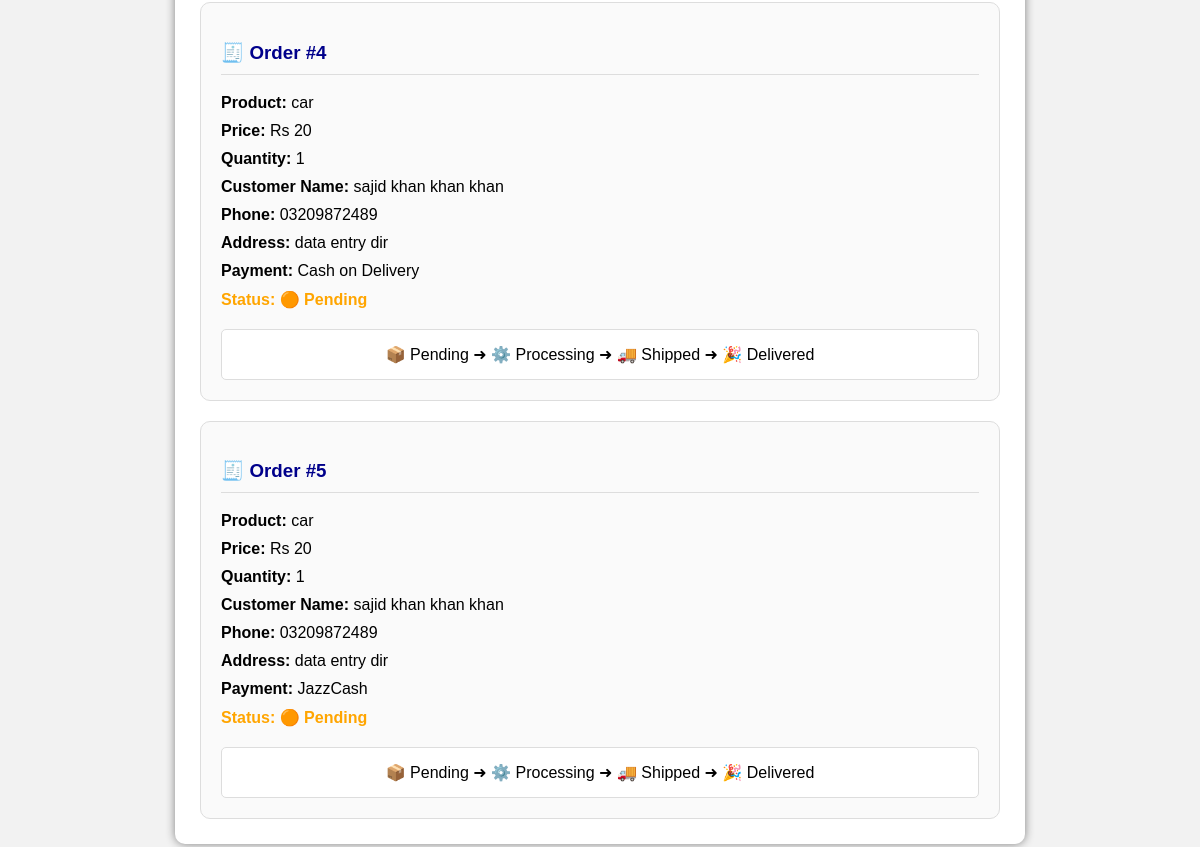
The page /orders/ (signed in, lower part) on the database as committed earlier.
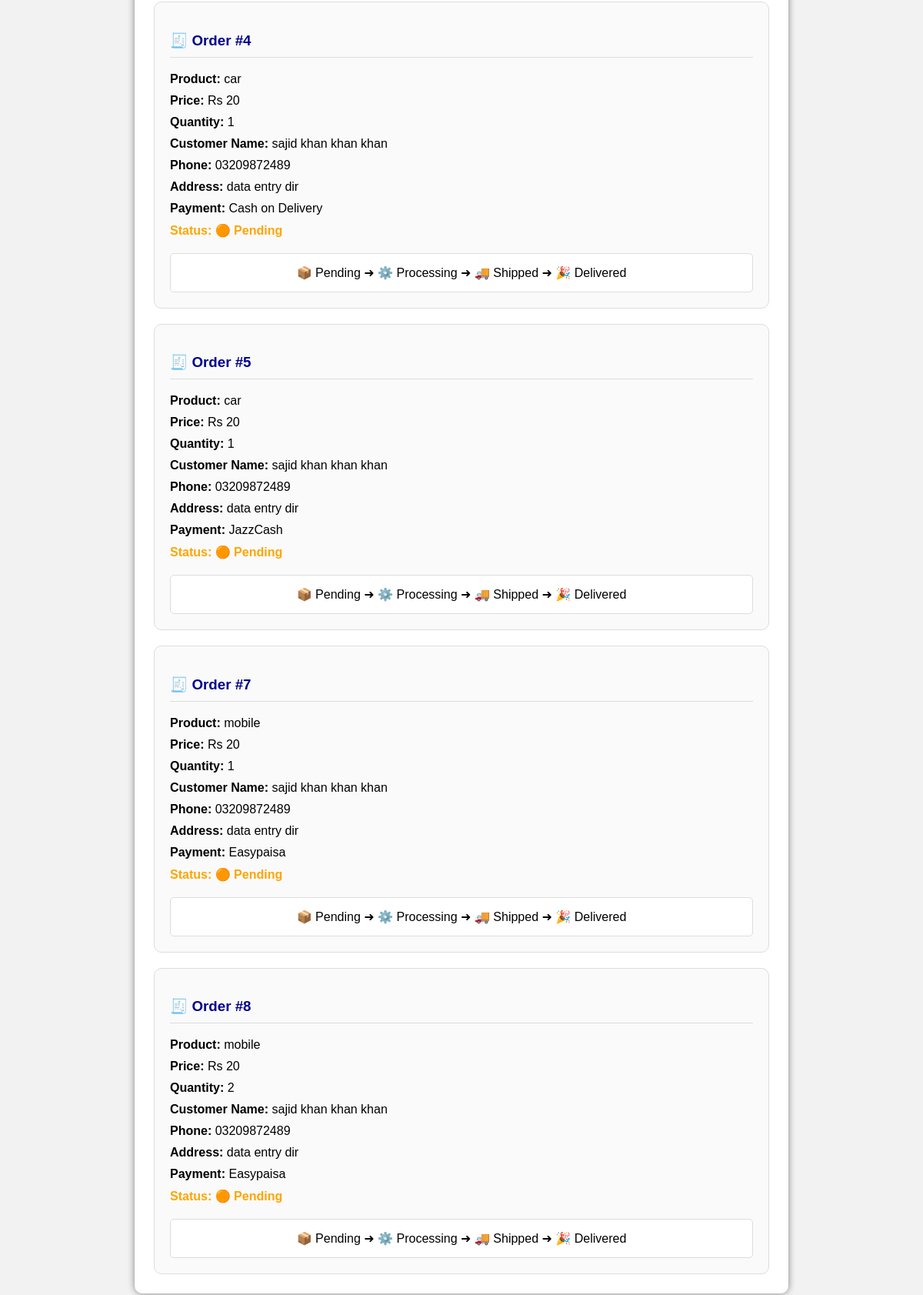
The same page on the database as committed later.
### home/models.py (models this page shows, shortened)
class Order(models.Model):
    user = models.ForeignKey(
        User,
        on_delete=models.CASCADE,
        null=True,
        blank=True
    )
    product = models.ForeignKey(
        Product,
        on_delete=models.CASCADE,
        null=True,
        blank=True
    )
    customer_name = models.CharField(max_length=100, default="Unknown")
    phone = models.CharField(max_length=20, default="0000000000")
    address = models.TextField(default="No Address")
    payment_method = models.CharField(max_length=50, default="Cash on Delivery")
    STATUS_CHOICES = [
        ("Pending", "Pending"),
        ("Processing", "Processing"),
        ("Shipped", "Shipped"),
        ("Delivered", "Delivered"),
        ("Cancelled", "Cancelled"),
    ]
    status = models.CharField(
        max_length=20,
        choices=STATUS_CHOICES,
        default="Pending"
    )
    quantity = models.IntegerField(default=1)

class Product(models.Model):
    name = models.CharField(max_length=100)
    price = models.IntegerField()
    description = models.TextField()
    image = CloudinaryField('image')

### home/views.py (the view)
def orders(request):
    orders = Order.objects.filter(user=request.user)
    return render(request, "home/orders.html", {
        "orders": orders
    })

### home/templates/home/orders.html (shortened to what this page needs)
<!DOCTYPE html>
<html>
<head>
</head>
<body>
    <div class="box">
        {% if orders %}
        {% for order in orders %}
        <div class="order">
            <h3>
                🧾 Order #{{ order.id }}
            </h3>
            <p>
                <b>Product:</b>
                {{ order.product.name }}
            </p>
            <p>
                <b>Price:</b>
                Rs {{ order.product.price }}
            </p>
            <p>
                <b>Quantity:</b>
                {{ order.quantity }}
            </p>
            <p>
                <b>Customer Name:</b>
                {{ order.customer_name }}
            </p>
            <p>
                <b>Phone:</b>
                {{ order.phone }}
            </p>
            <p>
                <b>Address:</b>
                {{ order.address }}
            </p>
            <p>
                <b>Payment:</b>
                {{ order.payment_method }}
            </p>
            {% if order.status == "Pending" %}
            <p class="pending">
                <b>Status:</b> 🟠 Pending
            </p>
            {% elif order.status == "Processing" %}
            <p class="processing">
                <b>Status:</b> 🔵 Processing
            </p>
            {% elif order.status == "Shipped" %}
            <p class="shipped">
                <b>Status:</b> 🟣 Shipped
            </p>
            {% elif order.status == "Delivered" %}
            <p class="delivered">
                <b>Status:</b> 🟢 Delivered
            </p>
            {% elif order.status == "Cancelled" %}
            <p class="cancelled">
                <b>Status:</b> 🔴 Cancelled
            </p>
            {% endif %}
            <div class="track">
                📦 Pending
                ➜
                ⚙️ Processing
                ➜
                🚚 Shipped
                ➜
                🎉 Delivered
            </div>
        </div>
        {% endfor %}
        {% endif %}
    </div>
</body>
</html>

### home/templates/home/orders.html (style rules this page uses)
body { font-family: Arial; background: #f2f2f2; margin: 0; padding: 20px; }
.box { width: 90%; max-width: 800px; margin: auto; background: white; padding: 25px; border-radius: 10px; box-shadow: 0 0 10px gray; }
.order { border: 1px solid #ddd; padding: 20px; margin-top: 20px; border-radius: 10px; background: #fafafa; }
.order h3 { color: darkblue; border-bottom: 1px solid #ddd; padding-bottom: 10px; }
.order p { margin: 10px 0; }
.pending { color: orange; font-weight: bold; }
.track { margin-top: 20px; padding: 15px; background: white; border-radius: 5px; text-align: center; border: 1px solid #ddd; }

Rows that differ between the two databases and show on the page:
added Order: id "7", product.name "mobile", product.price "20", quantity "1", customer_name "sajid khan khan khan", phone "03209872489", address "data entry dir", payment_method "Easypaisa", shows "Status:", status "🟠 Pending"
added Order: id "8", product.name "mobile", product.price "20", quantity "2", customer_name "sajid khan khan khan", phone "03209872489", address "data entry dir", payment_method "Easypaisa", shows "Status:", status "🟠 Pending"
